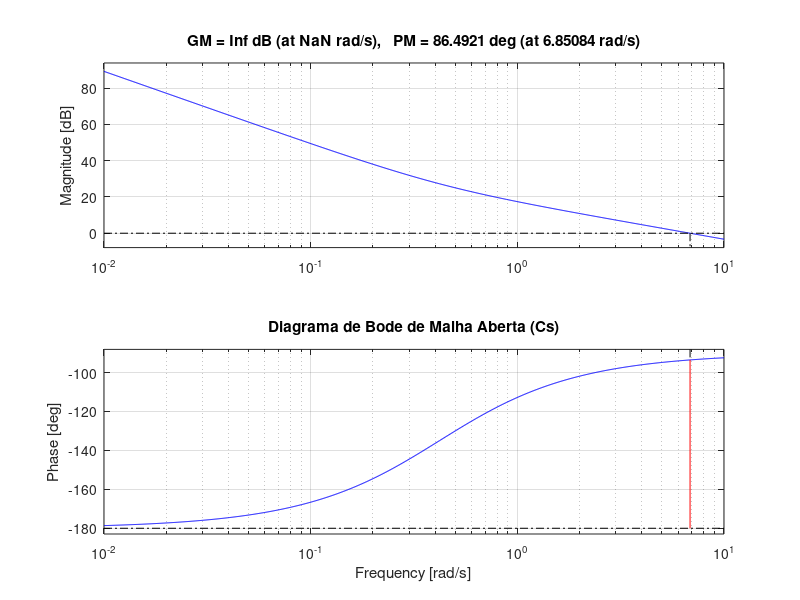
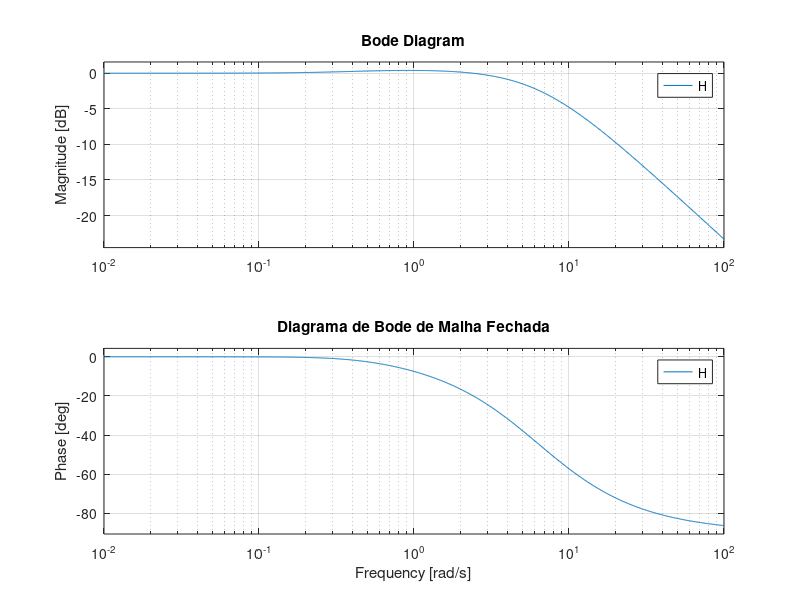

MATLAB code for these plots, in order: (Note: this script raises an error after producing the figures.)
clear; close all; clc;

% --- 1. Definição do Sistema ---
s = tf("s");
G_s = (0.0526)/(s^2 + 0.8842*s);
K_d=130.0000;
K_p=169.5406;
K_i=48.2725;

C_s = (K_d * s^2 + K_p * s + K_i)/(s);

% --- 2. Malha Aberta (L) ---
% A análise de estabilidade (Margens) é feita na MALHA ABERTA!
L = C_s * G_s;

% --- 3. Malha Fechada (H) ---
% A análise de velocidade (Largura de Banda) é feita na MALHA FECHADA!
H = feedback(L, 1);

% --- 4. Plotagem e Cálculo das Margens ---
figure;
%bode(L);
% A função margin plota o Bode e já marca as margens visualmente
margin(L); 
grid on;
title(['Diagrama de Bode de Malha Aberta (Cs)']);

% Extraindo os valores numéricos
[Gm, Pm, Wcg, Wcp] = margin(L);
margin_ganho_db = 20*log10(Gm);

% --- 5. Plotagem da Malha Fechada e Largura de Banda ---
figure;
bode(H);
grid on;
title('Diagrama de Bode de Malha Fechada');

% Calculando a largura de banda (frequência onde o ganho cai -3dB)
bw = bandwidth(H);

% --- 6. Exibindo Resultados no Console ---
disp('--- Análise de Resposta em Frequência ---');
disp(['Margem de Ganho (MG): ' num2str(margin_ganho_db) ' dB']);
disp(['Margem de Fase (MF):  ' num2str(Pm) ' graus']);
disp(['Frequência de Cruzamento de Ganho: ' num2str(Wcp) ' rad/s']);
disp(['Largura de Banda (Malha Fechada): ' num2str(bw) ' rad/s']);
